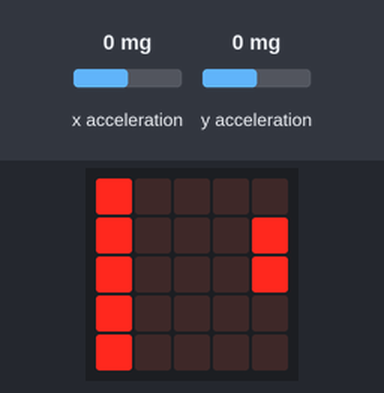
The program below on a simulated BBC micro:bit running MicroPython. Shown: the board's 5×5 LED display. The inputs (shaded band) are chosen by the test bench; at power-on: y acceleration 0 mg, x acceleration 0 mg.

Above: at 1.27 s.
1.3 s: y acceleration set to -1440 mg
At 1.68 s:
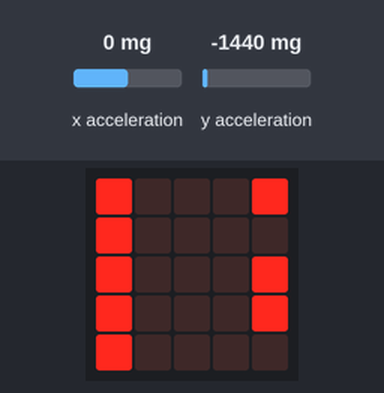
3.1 s: y acceleration set to 750 mg
At 3.83 s:
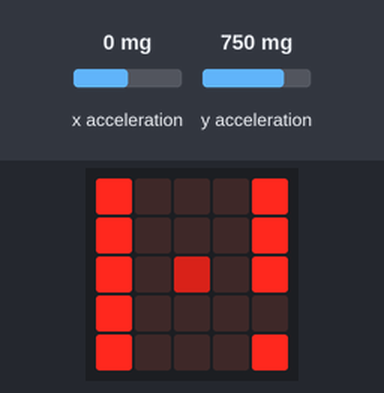
4.9 s: x acceleration set to 1440 mg
At 5.26 s:
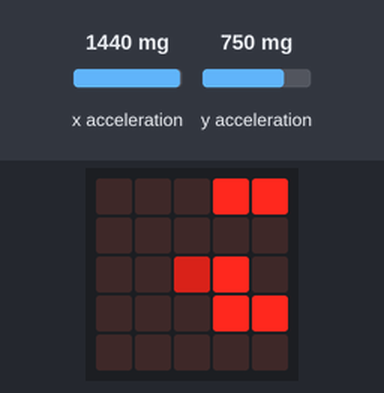
7.0 s: x acceleration set to -750 mg
At 7.31 s:
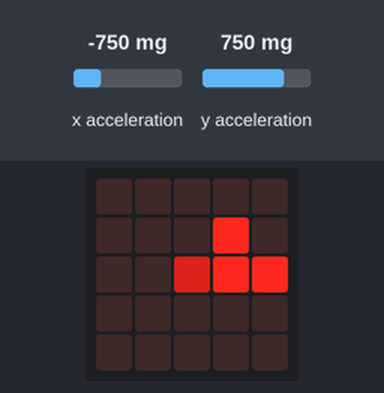
9.0 s: y acceleration set to -750 mg
At 9.35 s:
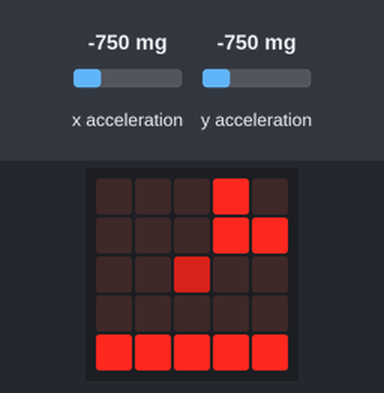
12.0 s: x acceleration set to -1440 mg
At 12.42 s:
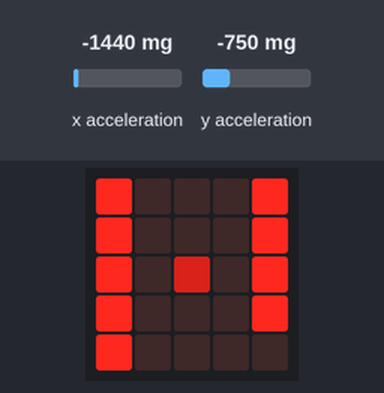

Measured:
- after the input at 1.3 s, the display: first differs from a run without the input after 0.34 s (image 1)
- after the input at 4.9 s, the display: first differs from a run without the input after 0.32 s (image 3)
- after the input at 7.0 s, the display: first differs from a run without the input after 0.26 s (image 4)
- after the input at 9.0 s, the display: first differs from a run without the input after 0.30 s (image 5)
- after the input at 12.0 s, the display: first differs from a run without the input after 0.37 s (image 6)

The program:

maze.py
```python
# (licence header left out)
from microbit import *


# This list of strings makes up the maze,
# w - for a wall and space is where the player
# can navigate
MAZE = [ "wwwwwwwwwwwwwwwwwwwwwwwww" ,
         "w        w              w" ,
         "w        w              w" ,
         "w   wwwwwwwwwwww   wwwwww" ,
         "w   w  w       w   w    w" ,
         "w   w          w   w    w" ,
         "w   w      w   w   w    w" ,
         "w   w  w   w   w   w    w" ,
         "w   wwww   w   w   w    w" ,
         "w      w   w       w    w" ,
         "w   w  w   w       w    w" ,
         "w   wwww   wwwwwwwww    w" ,
         "w                       w" ,
         "w                       w" ,
         "wwwwwwwwwwwwwwwwwwwwwwwww" ]

DISPLAY = { "w" : 9 ,
            " " : 0 }

max_x = len(MAZE[0])
max_y = len(MAZE)
SCREEN = 5
JOY_TOLLERANCE = 250

# Position the player and exit
player_x, player_y = (2, 11)
exit_x, exit_y = (20, 2)

# control pixel animation and movement speed with a
# loop counter
loop = 0

while True:
    # This 5 linexs controls the minium and
    # maximun of view_x
    view_x = player_x - 2
    if view_x < 0:
        view_x = 0
    elif view_x > max_x - SCREEN:
        view_x = max_x - SCREEN

    # This 1 line does the same for view_y
    view_y = min(max(player_y - 2, 0),max_y - SCREEN)

    # Draw The Maze
    for tmp_x in range(SCREEN):
        for tmp_y in range(SCREEN):
            display.set_pixel(tmp_x, tmp_y,\
                              DISPLAY[MAZE[view_y + tmp_y][view_x + tmp_x]])

    # with the player if they are in view
    tmp_x = player_x - view_x
    tmp_y = player_y - view_y
    if tmp_x in range(SCREEN) and tmp_y in range(SCREEN):
        if loop % 2:
            display.set_pixel(tmp_x, tmp_y, 5)
        else:
            display.set_pixel(tmp_x, tmp_y, 0)

    # and draw the exit if in view
    tmp_x = exit_x - view_x
    tmp_y = exit_y - view_y
    if tmp_x in range(SCREEN) and tmp_y in range(SCREEN):
        if loop < 10:
            pix = loop
        else:
            pix = 19 - loop
        pix = max(1, pix)
        display.set_pixel(tmp_x, tmp_y, pix)

    # The exit has been found
    if player_x == exit_x and player_y == exit_y:
        break

    # Tilt the board to move
    joy_x = accelerometer.get_x()
    joy_y = accelerometer.get_y()

    if joy_y < -JOY_TOLLERANCE:
        delta_y= -1
    elif joy_y > JOY_TOLLERANCE:
        delta_y= 1
    else:
        delta_y= 0

    if joy_x < -JOY_TOLLERANCE:
        delta_x= -1
    elif joy_x > JOY_TOLLERANCE:
        delta_x= 1
    else:
        delta_x= 0

    if delta_x != 0 and delta_y != 0:
        if abs(joy_x) > abs(joy_y):
            delta_y = 0
        else:
            delta_x = 0

    # only move on every 5th loop
    if loop % 5 == 0:
        tmp_x = player_x + delta_x
        tmp_y = player_y + delta_y

        if tmp_x in range(max_x) and tmp_y in range(max_y) and\
           MAZE[tmp_y][tmp_x] == ' ':
            player_x = tmp_x
            player_y = tmp_y

    sleep(100)
    loop += 1
    loop %= 20

sleep(500)
display.clear()
display.scroll('Well done.')
```
